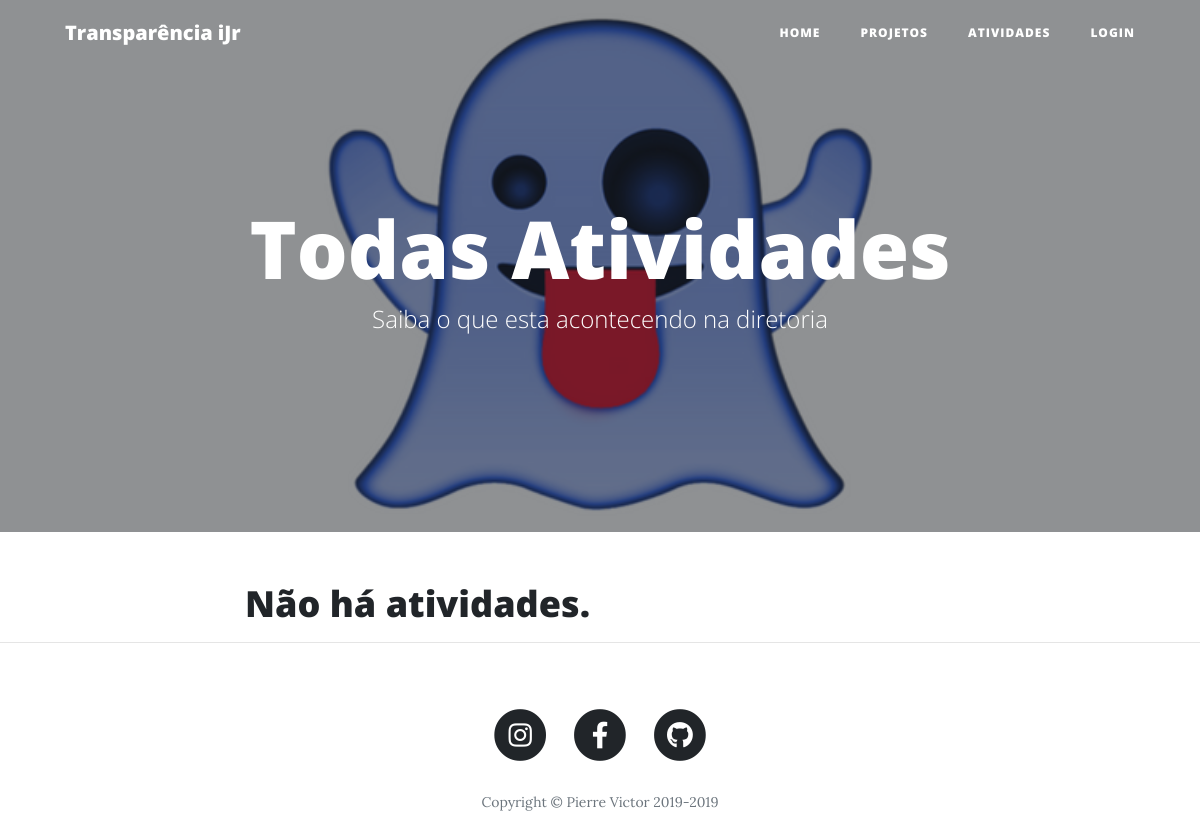
/projetos/todasatividades, run on an earlier commit of the app's database.
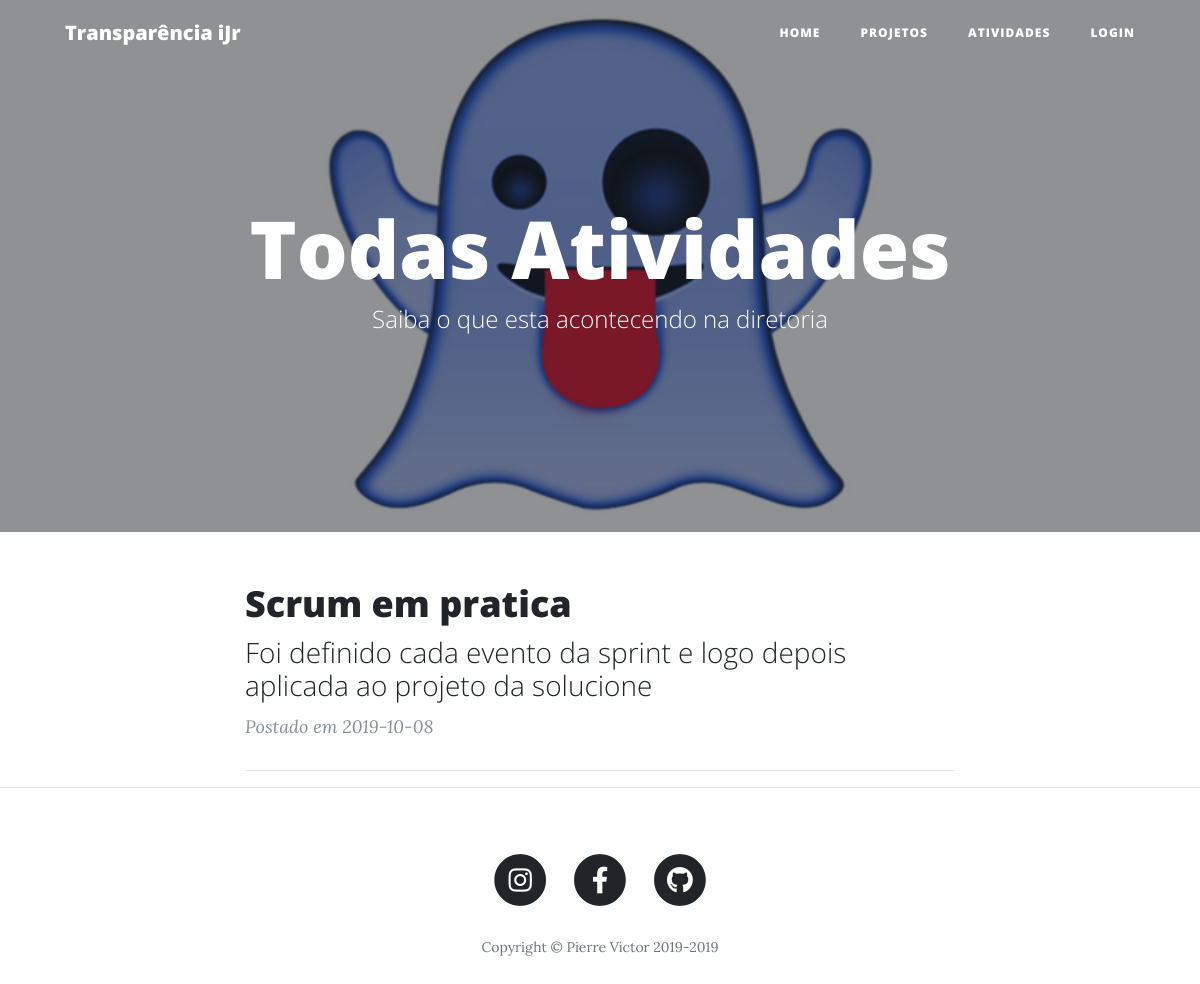
And on a later commit of the database.
### transparenciaprojetosijr/projetos/models.py (models this page shows, shortened)
class Atividades(db.Model):
    __tablename__ = 'atividades'
    id = db.Column(db.Integer, primary_key=True)
    nome = db.Column(db.String)
    descricao = db.Column(db.String)
    data_criacao = db.Column(db.Date, default=datetime.today())

### transparenciaprojetosijr/projetos/views.py (the view)
@projetos.route("/todasatividades")
def todas_atividades():
    login = LoginForm()
    adicionarUser = AdicionarUserForm()
    logout = LogoutForm()
    adicionarAtividade = AdicionarAtividadeForm()
    atividades = Atividades.query.all()
    return render_template("todas_atividades.html", login=login, adicionarUser=adicionarUser, logout=logout, atividades=atividades, adicionarAtividade=adicionarAtividade)

### transparenciaprojetosijr/projetos/templates/projetos/todas_atividades.html (shortened to what this page needs)
{% extends "base.html" %}
{% block header %}
<header class="masthead" style="background-image: url('../static/img/espirito.png')">
    <div class="overlay"></div>
    <div class="container">
      <div class="row">
        <div class="col-lg-8 col-md-10 mx-auto">
          <div class="site-heading">
            <h1>Todas Atividades</h1>
            <span class="subheading">Saiba o que esta acontecendo na diretoria</span>
          </div>
        </div>
      </div>
    </div>
</header>
{% endblock %}
{% block conteudo %}
<div class="col-lg-8 col-md-10 mx-auto">
{% if atividades %}
{% for atividade in atividades %}
  <div class="post-preview">
      <a href="">
      <h2 class="post-title">
          {{ atividade.nome }}
      </h2>
      <h3 class="post-subtitle">
          {{ atividade.descricao }}
      </h3>
      </a>
      <p class="post-meta">Postado em
          {{ atividade.data_criacao }}
      </p>
  </div>
  <hr>
{% endfor %}
{% else %}
<div class="post-preview">
    <a href="">
    <h2 class="post-title">
       Não há atividades.
    </h2>
    </a>
</div>
{% endif %}
</div>
{% endblock %}

What changed in the data, as far as the page shows it:
added Atividades: nome "Scrum em pratica", descricao "Foi definido cada evento da sprint e logo depois aplicada ao projeto da solucione", data_criacao "2019-10-08"
Also different on the page:
text no longer shown: "Não há atividades."
